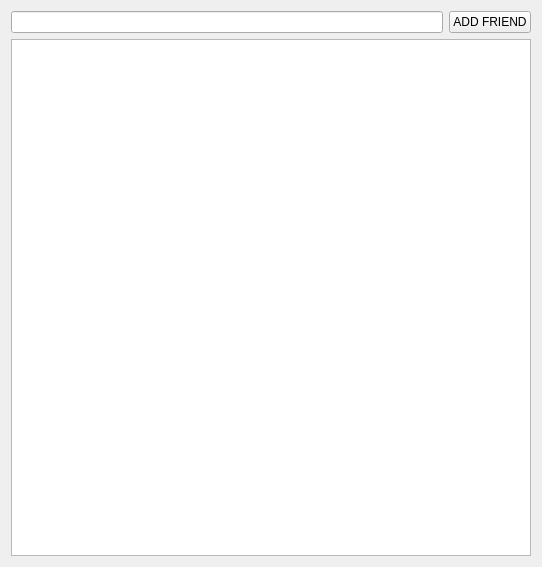
<?xml version="1.0" encoding="UTF-8"?>
<ui version="4.0">
 <class>FriendManage</class>
 <widget class="QWidget" name="FriendManage">
  <property name="geometry">
   <rect>
    <x>0</x>
    <y>0</y>
    <width>542</width>
    <height>567</height>
   </rect>
  </property>
  <property name="sizePolicy">
   <sizepolicy hsizetype="Expanding" vsizetype="Expanding">
    <horstretch>0</horstretch>
    <verstretch>0</verstretch>
   </sizepolicy>
  </property>
  <property name="windowTitle">
   <string>Form</string>
  </property>
  <layout class="QGridLayout" name="gridLayout">
   <item row="0" column="0">
    <layout class="QHBoxLayout" name="horizontalLayout">
     <item>
      <widget class="QLineEdit" name="lineEditUsername"/>
     </item>
     <item>
      <widget class="QPushButton" name="btnAddFriend">
       <property name="text">
        <string>ADD FRIEND</string>
       </property>
      </widget>
     </item>
    </layout>
   </item>
   <item row="1" column="0">
    <widget class="QListWidget" name="listWidget">
     <property name="sizePolicy">
      <sizepolicy hsizetype="Expanding" vsizetype="Expanding">
       <horstretch>0</horstretch>
       <verstretch>0</verstretch>
      </sizepolicy>
     </property>
     <property name="spacing">
      <number>0</number>
     </property>
     <property name="gridSize">
      <size>
       <width>0</width>
       <height>0</height>
      </size>
     </property>
     <property name="batchSize">
      <number>50</number>
     </property>
    </widget>
   </item>
  </layout>
 </widget>
 <resources/>
 <connections/>
</ui>
